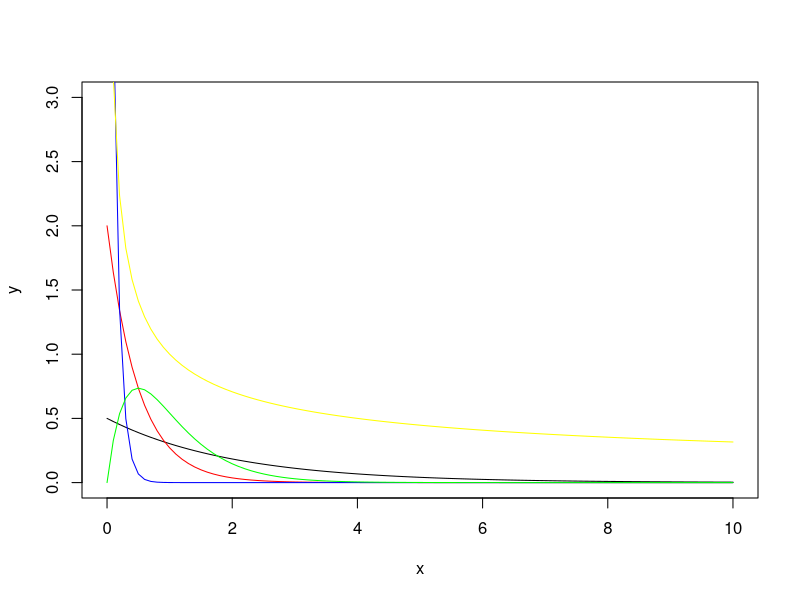
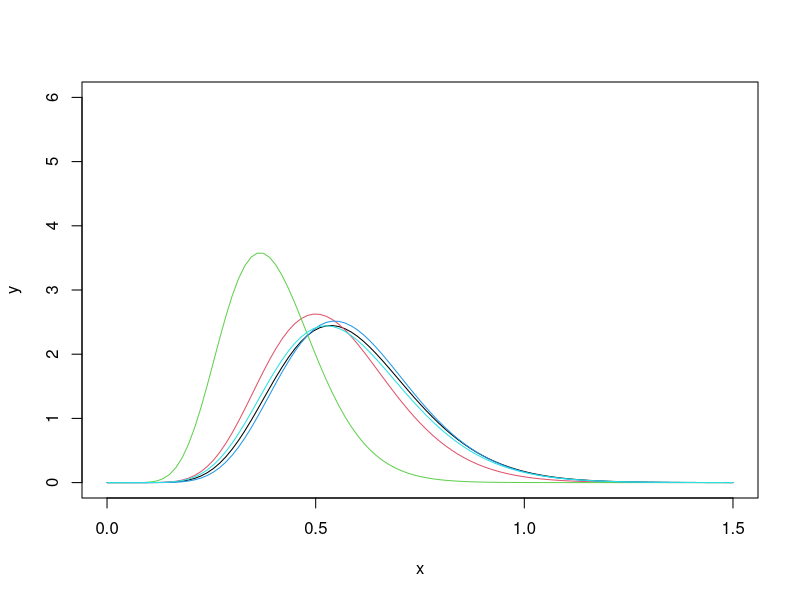
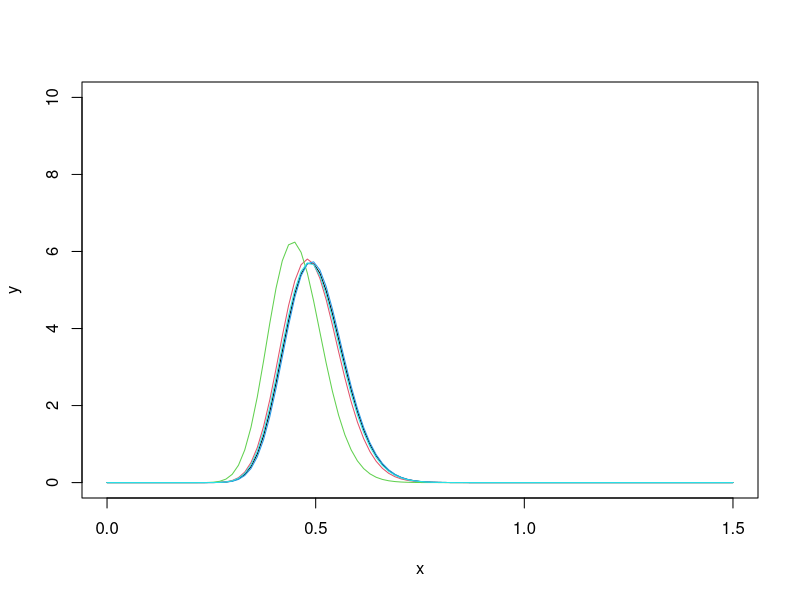
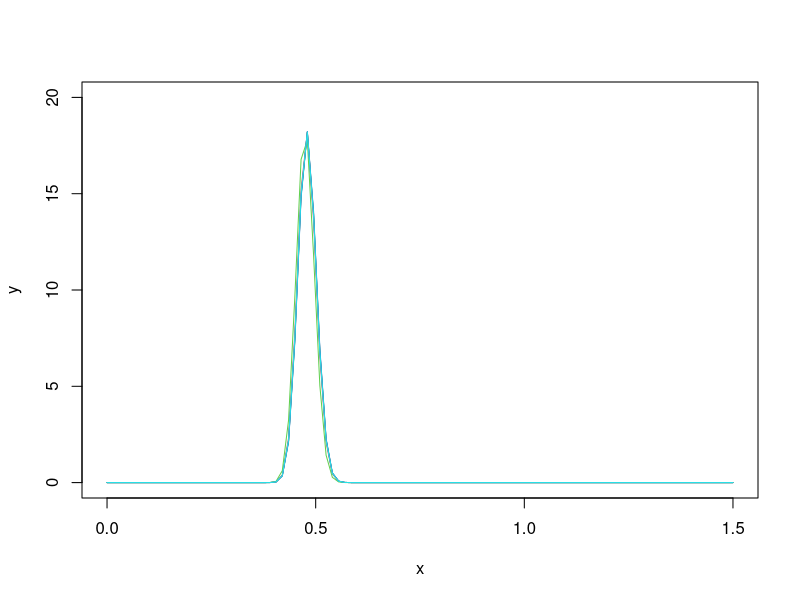

The R source for these figures, in order:

set.seed(123)


#creo hyperparameters
h1 = c(1,1,1,2,.5)  
h2 = c(0.5,2,10,2,0)  



priordist <- function(theta, k ){
  return(dgamma(theta,a[k],b[k]))
}
#punto 1: 
curve(dgamma(x,1,0.5), from=0, to=10,ylim=c(0,3) , xlab="x", ylab="y")
curve(dgamma(x,1,2), from=0, to=10, , xlab="x", ylab="y",add = TRUE,col = "red")
curve(dgamma(x,1,10), from=0, to=10, , xlab="x", ylab="y",,add = TRUE,col = "blue")
curve(dgamma(x,2,2), from=0, to=10, , xlab="x", ylab="y",,add = TRUE,col = "green")
curve(x**(-1/2), from=0, to=10, , xlab="x", ylab="y",,add = TRUE,col = "yellow")

#punto 2:
a=rpois(20,0.5)
b=rpois(100,0.5)
c=rpois(1000,0.5)
sum(a)

posterior <- function(x,arrayPoisson,alpha,beta){
  alpha=alpha + sum(arrayPoisson)
  beta=beta+length(arrayPoisson)
  return (dgamma(x,alpha,beta))
}

#punto 2 plot:

  
for (i in 1:5)
{
  if (i ==1){flag=FALSE}
  else {flag=TRUE}
  curve(posterior(x,a,h1[i],h2[i]),col=i,add=flag, from=0, to=1.5,ylim=c(0,6) , xlab="x", ylab="y")
}

for (i in 1:5)
{
  if (i ==1){flag=FALSE}
  else {flag=TRUE}
  curve(posterior(x,b,h1[i],h2[i]),col=i,add=flag, from=0, to=1.5,ylim=c(0,10) , xlab="x", ylab="y")
}
for (i in 1:5)
{
  if (i ==1){flag=FALSE}
  else {flag=TRUE}
  curve(posterior(x,c,h1[i],h2[i]),col=i,add=flag, from=0, to=1.5,ylim=c(0,20) , xlab="x", ylab="y")
}

#punto 3

posterior <- function(x,arrayPoisson,alpha,beta){
  alpha=alpha + sum(arrayPoisson)
  beta=beta+length(arrayPoisson)
  return (dgamma(x,alpha,beta))
}
#mean
posteriorExpetations = function(arrayPoisson,alpha,beta){
  alpha=alpha + sum(arrayPoisson)
  beta=beta+length(arrayPoisson)
  return (alpha/beta)
}
#Maxima a posteriora (MAP)
computeMap = function(arrayPoisson,alpha,beta){
  alpha=alpha + sum(arrayPoisson)
  beta=beta+length(arrayPoisson)
  return ((alpha-1)/beta)
}

for (i in 1:5)
{
  if (i ==1){flag=FALSE}
  else {flag=TRUE}
  print(paste("mean:", posteriorExpetations(a,h1[i],h2[i])))
  print(paste("median:", posteriorExpetations(a,h1[i],h2[i])))
}



  